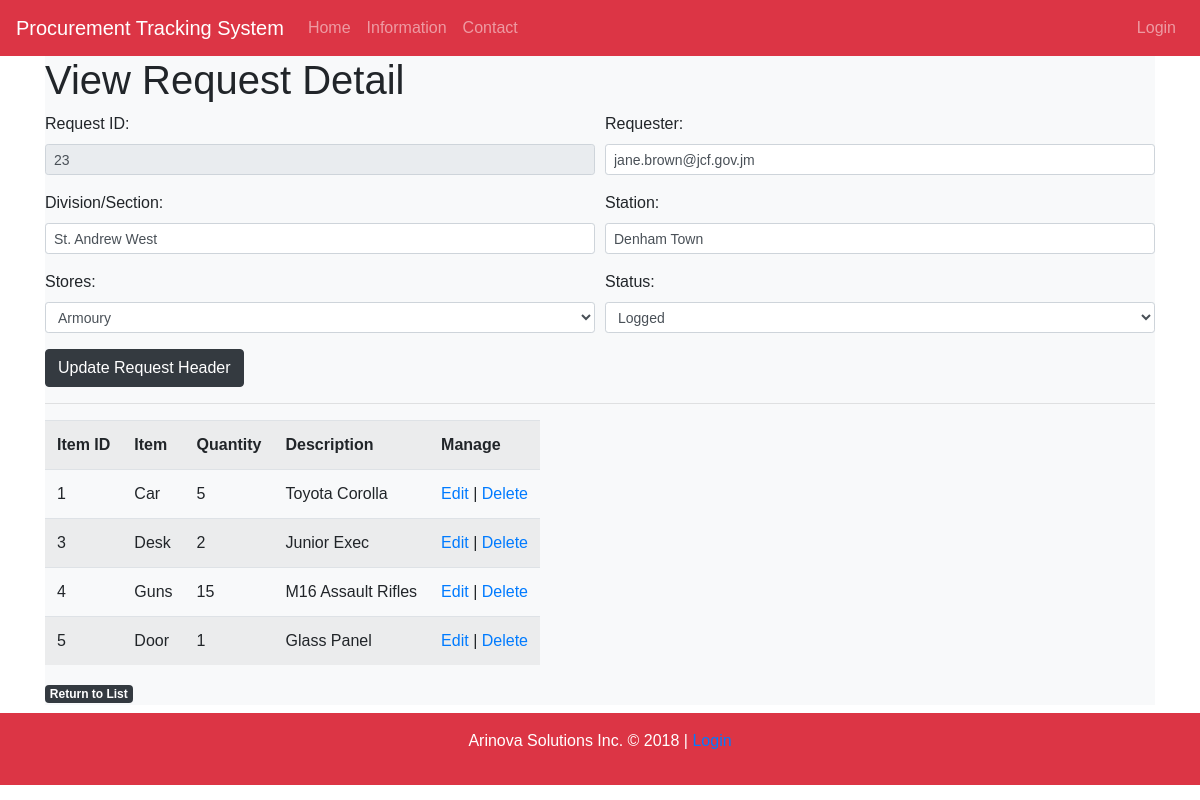
The page /request_view.php?request_id=23 on the database its author committed.
### tables this page shows
CREATE TABLE IF NOT EXISTS `request_tb` (
  `request_id` int(11) NOT NULL AUTO_INCREMENT,
  `request_date` datetime NOT NULL DEFAULT CURRENT_TIMESTAMP,
  `requester` varchar(40) NOT NULL,
  `division_section` varchar(50) NOT NULL,
  `station` varchar(30) NOT NULL,
  `stores` varchar(30) NOT NULL,
  `status` varchar(30) NOT NULL DEFAULT 'Logged',
  PRIMARY KEY (`request_id`),
  KEY `requester` (`requester`)
);

CREATE TABLE IF NOT EXISTS `item_tb` (
  `item_id` int(11) NOT NULL AUTO_INCREMENT,
  `item_name` varchar(25) NOT NULL,
  `item_quantity` int(4) NOT NULL,
  `item_description` text NOT NULL,
  `request_id` int(11) NOT NULL,
  PRIMARY KEY (`item_id`),
  KEY `request_id` (`request_id`)
);

### request_view.php (the view, shortened to what this page needs)
<?php
	require_once 'inc/header.inc.php';
	include_once 'inc/dbh.inc.php';
?>
<div class = "container">
	<?php
		if($_SERVER['REQUEST_METHOD'] == 'POST')
		{
			$requester = trim($_POST['requester']);
			$divsec = $_POST['divsec'];
			$station = $_POST['station'];
			$stores = $_POST['stores'];
			$status = $_POST['status'];
			$id = $_POST['request_id'];
			$qry = "UPDATE `request_tb` SET`requester`='$requester', `division_section`='$divsec', `station`='$station', `stores`='$stores', status='$status' WHERE `request_id` = '$id'";
			$command = mysqli_query($conn, $qry);
			if (!$command){
				echo '<div class="alert alert-danger">Failed to submit to database: "' . mysqli_error($conn) . '</div>';
			}
			echo "$qry";
			header("Location: request_view.php?request_id=$id");
			}
			else
			{
			$id = $_GET['request_id'];
			$query = "SELECT * from request_tb where `request_id`= $id";
			$command = mysqli_query($conn, $query);
			$rephead = mysqli_fetch_row($command);
				$query = "SELECT * from item_tb where `request_id`= '$id'";
				$command = mysqli_query($conn, $query);
	?>
	<div class=" mb-2 bg-light text-black">
		<h1>View Request Detail</h1>
	<form method = "POST" action = "<?php echo htmlspecialchars($_SERVER["PHP_SELF"]);?>" enctype = "multipart/form-data">
		<div class="form-row">
			<div class= "form-group col-md-6">
				<label for = "request_id">Request ID:</label>
				<input id = "request_id" class="form-control form-control-sm" type = "text" name = "request_id" value="<?PHP echo $id; ?>" readonly>
			</div>
			<div class= "form-group col-md-6">
				<label for = "requester">Requester:</label>
				<input id = "requester" class="form-control form-control-sm" type = "text" name = "requester" value="<?PHP echo $rephead[2]?>">
			</div>
		</div>
		<div class="form-row">
			<div class= "form-group col-md-6">
				<label for = "divsec">Division/Section:</label>
				<input id = "divsec" class="form-control form-control-sm" type = "text" name = "divsec" value="<?PHP echo $rephead[3]?>">
			</div>
			<div class= "form-group col-md-6">
				<label for = "station">Station:</label>
				<input id = "station" class="form-control form-control-sm" type = "text" name = "station" value="<?PHP echo $rephead[4]?>">
			</div>
		</div>
		<div class="form-row">
			<div class= "form-group col-md-6">
				<label for = "stores">Stores:</label>
				<select id = "Stores" class="form-control form-control-sm" type = "text" name = "stores">
					<option value="<?PHP echo $rephead[5]; ?>"><strong><?PHP echo $rephead[5]; ?></strong></option>
				</select>
			</div>
			<div class= "form-group col-md-6">
				<label for = "status">Status:</label>
				<select id = "status" class="form-control form-control-sm" type = "text" name = "status">
					<option value="<?PHP echo $rephead[6]; ?>"><strong><?PHP echo $rephead[6]; ?></strong></option>
				</select>
			</div>
		</div>
	<input type = "submit" name = "submit" value = "Update Request Header" class="btn btn-large btn-dark"/>
	</form><hr>
	<table class="table table-condensed table-striped table-responsive ">
		<tr>
			<th>Item ID</th>
			<th>Item</th>
			<th>Quantity</th>
			<th>Description</th>
			<th>Manage</th>
		</tr>
		<?php
		while($row = mysqli_fetch_array($command)){
			echo '<tr>';
			echo '<td>'.$row['item_id'].'</td>';
			echo '<td>'.$row['item_name'].'</td>';
			echo '<td>'.$row['item_quantity'].'</td>';
			echo '<td>'.$row['item_description'].'</td>';
			echo "
			<td>
				<a href='user_update.php?item_id=".$row['item_id']."'>Edit</a> |
				<a href='item_delete.php?item_id=".$row['item_id']."'>Delete</a>
			</td>";
			echo '</tr>';
		}
?>
	</table>
	<a href="request_manage.php" class="badge badge-dark">Return to List</a>
	</div>
	<?php
		}
	?>
</div>
<?php
	require_once 'inc/footer.inc.php';
?>

### css/styles.css (style rules this page uses)
body { background-image:url(images/index/bg.jpg) no-repeat; background-size:cover; }

### css/slide.css (style rules this page uses)
* { box-sizing:border-box }
body { font-family: Verdana,sans-serif;margin:0 }

### rows shown on the page
request_tb: requester "jane.brown@jcf.gov.jm", divsec "St. Andrew West", station "Denham Town"
item_tb: item_id "1", item_name "Car", item_quantity "5", item_description "Toyota Corolla"
item_tb: item_id "3", item_name "Desk", item_quantity "2", item_description "Junior Exec"
item_tb: item_id "4", item_name "Guns", item_quantity "15", item_description "M16 Assault Rifles"
item_tb: item_id "5", item_name "Door", item_quantity "1", item_description "Glass Panel"
